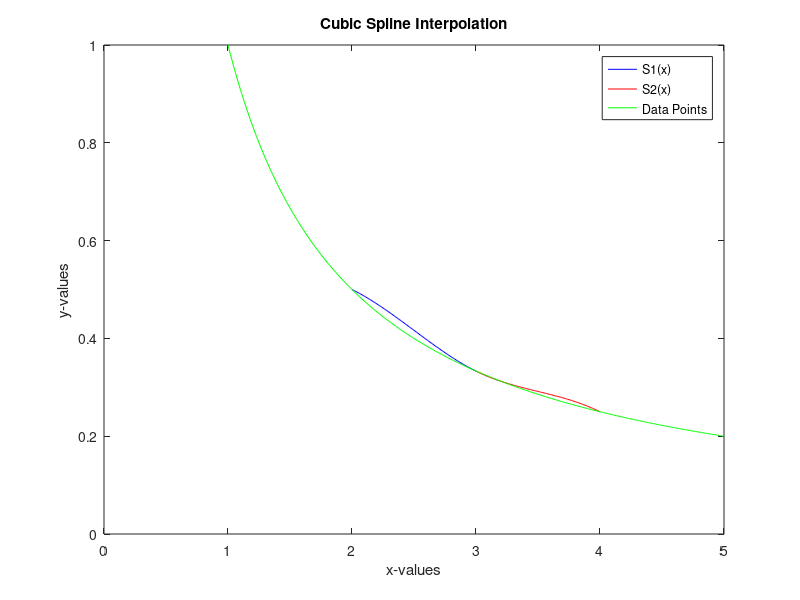

MATLAB code to generate this figure:
%Preamble
close all
clc

%Luke Stanek - modified
%ANM Final Exam #3 Cubic Splines

%Creating matrix with system of equations to determine coefficients of
%interpolating ploynomial.

%System of equations
A = [1 2 4 8 0 0 0 0;
    1 3 9 27 0 0 0 0;
    0 0 0 0 1 3 9 27;
    0 0 0 0 1 4 16 64;
    0 1 6 27 0 -1 -6 -27;
    0 0 2 18 0 0 -2 -18;
    0 1 4 12 0 -1 -8 -48;
    0 0 2 12 0 0 -2 -24;];

%Solution vector
b = [.5 .333 .333 .25 0 0 0 0]';

%Solving the system
a = A\b;

%Domain for each piece of cubic spline
x1 = 2:.01:3;
x2 = 3:.01:4;

%The three interpolating cubic splines
s1 = a(1) + a(2)*x1 + a(3)*x1.^2 +a(4)*x1.^3;
s2 = a(5) + a(6)*x2 + a(7)*x2.^2 +a(8)*x2.^3;


%Original domain
x = 1:.01:5;

%Original f(x)
f =@(x) (1./x);

%Plot Results
p=plot(x1,s1,'k','Markerfacecolor','k');
set(p,'Color','blue')
hold on
j=plot (x2,s2,'k','Markerfacecolor','k');
set(j,'Color','red')
hold on
m=plot(x,f(x),'k');
set(m,'Color','green')
xlabel('x-values')
ylabel('y-values')
title('Cubic Spline Interpolation')
legend('S1(x)','S2(x)','Data Points')
axis([0 5 0 1])

c = abs(f(2.5)-(a(1) + a(2)*(2.5) + a(3)*(2.5).^2 +a(4)*(2.5).^3));

fprintf('The coefficients are:\n')
for i = 1:8
    
    fprintf('a(%d) = %6.5f\n',i,a(i))
    
end

fprintf('The actual error at x=2.5 is %6.5f \n',c)

